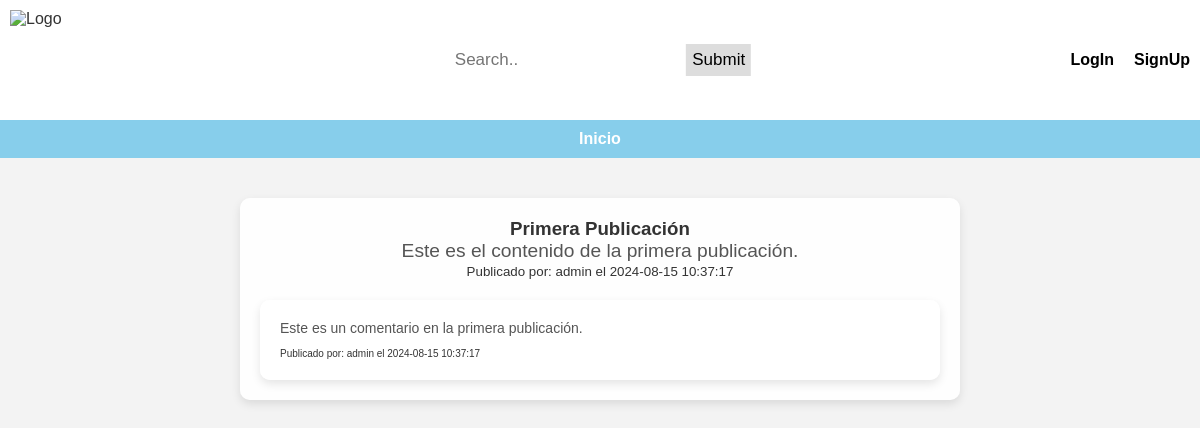
Screenshot of /publicacion.php?id=1 with the database file from the repository.
### tables this page shows
CREATE TABLE publicaciones (
    id INT(11) NOT NULL,
    usuario_id INT(11) NOT NULL,
    titulo VARCHAR(255) NOT NULL,
    contenido TEXT,
    imagen_url VARCHAR(255), 
    video_url VARCHAR(255), 
    fecha_creacion DATETIME NOT NULL
);

CREATE TABLE `usuarios` (
  `id` int(11) NOT NULL,
  `username` varchar(50) NOT NULL,
  `password` varchar(255) NOT NULL,
  `fecha_registro` timestamp NOT NULL DEFAULT current_timestamp(),
  `foto_perfil` varchar(255) DEFAULT NULL,
  `rol_id` int(11) DEFAULT NULL
);

CREATE TABLE `comentarios` (
  `id` int(11) NOT NULL,
  `publicacion_id` int(11) NOT NULL,
  `usuario_id` int(11) NOT NULL,
  `contenido` text NOT NULL,
  `fecha_comentario` timestamp NOT NULL DEFAULT current_timestamp()
);

### publicacion.php (the view, shortened to what this page needs)
<!DOCTYPE html>
<html lang="es">
<head>
    <link rel="stylesheet" href="css/styles.css">
</head>
<body>
    <?php include_once('template/header.php'); ?>
    <main>
        <section>
            <?php
                if(isset($_GET['id'])){
                    include('inc/conexion.php');
                    $query = "SELECT *, username as usuario FROM publicaciones INNER JOIN usuarios ON publicaciones.usuario_id = usuarios.id WHERE publicaciones.id = " . $_GET['id'];
                    $result = mysqli_query($conn, $query);
                    if(empty($result) || mysqli_num_rows($result) == 0) {
                        echo "<p>No hay publicaciones disponibles.</p>";
                    }else{
                        $row = mysqli_fetch_assoc($result);
                        ?>
                        <div class="post">
                            <h3><?php echo htmlspecialchars($row['titulo']); ?></h3>
                            <p><?php echo htmlspecialchars($row['contenido']); ?></p>
                            <small>Publicado por: <?php echo htmlspecialchars($row['usuario']); ?> el <?php echo htmlspecialchars($row['fecha_creacion']); ?></small>
                        </div>
                        <?php
                        include('comentario.php');
                    }
                }else{
                    echo "<p>No hay publicaciones disponibles.</p>";
                }
            ?>
        </section>
    </main>
</body>

### template/header.php (shortened to what this page needs)
<nav class="main-nav">
    <img src="https://1000logos.net/wp-content/uploads/2023/01/Myspace-Logo-2004.png" alt="Logo">
    <ul>
        <?php if (isset($_SESSION['username'])): ?>
            <li><a href="perfil.php">Perfil</a></li>
            <li><a href="logout.php">Logout</a></li>
        <?php else: ?>
            <li><a href="login.php">LogIn</a></li>
            <li><a href="registro.php">SignUp</a></li>
        <?php endif; ?>
    </ul>
    <div class="search-container">
        <form method="GET" action="/buscador.php">
            <input type="text" placeholder="Search.." name="search">
            <button type="submit">Submit</button>
        </form>
    </div>
</nav>
<header>
    <nav class="navbar">
        <ul>
            <li><a href="index.php">Inicio</a></li>
        </ul>
    </nav>
</header>

### comentario.php (shortened to what this page needs)
<div class="comments">
    <?php
    $query = "SELECT * FROM comentarios INNER JOIN usuarios ON comentarios.usuario_id = usuarios.id WHERE publicacion_id = " . $_GET['id']." ORDER BY fecha_comentario DESC";
    $result = mysqli_query($conn, $query);
    if(empty($result) || mysqli_num_rows($result) == 0) {
        echo "<p>No hay comentarios disponibles.</p>";
    }else{
        while ($row = mysqli_fetch_assoc($result)):
        ?>
            <div class="comment">
                <p><?php echo htmlspecialchars($row['contenido']); ?></p>
                <small>Publicado por: <?php echo htmlspecialchars($row['username']); ?> el <?php echo htmlspecialchars($row['fecha_comentario']); ?></small>
            </div>
        <?php endwhile;
    } ?>
</div>

### css/styles.css (style rules this page uses)
* { margin: 0; padding: 0; box-sizing: border-box; }
body { font-family: 'Arial', sans-serif; background-color: #f3f3f3; color: #333; background-image: url('https://img.freepik.com/foto-gratis/fondo-pared-estudio-textura-hormigon-azul-grunge-vintage-vineta_1258-28389.jpg'); background-repeat: no-repeat; background-attachment: fixed; background-size: cover; }
.navbar { background-color: skyblue; color: #fff; padding: 10px 20px; }
.navbar ul { list-style-type: none; display: flex; justify-content: space-around; }
.navbar ul li a { text-decoration: none; color: #fff; font-weight: bold; }
.main-nav { display: flex; align-items: center; background-color: white; padding: 10px; position: relative; }
.main-nav img { width: auto; height: 100px; margin-right: 20px; }
.main-nav .search-container { position: absolute; left: 50%; transform: translateX(-50%); display: flex; align-items: center; }
.main-nav input[type=text] { padding: 6px; font-size: 17px; border: none; }
.main-nav .search-container button { padding: 6px; background: #ddd; font-size: 17px; border: none; cursor: pointer; }
.main-nav ul { list-style-type: none; display: flex; margin-left: auto; }
.main-nav ul li { margin-left: 20px; }
.main-nav ul li a { text-decoration: none; color: black; font-weight: bold; }
main { padding: 20px; background-color: rgba(255, 255, 255, 0.9); border-radius: 10px; width: 60%; margin: 40px auto; box-shadow: 0 4px 10px rgba(0, 0, 0, 0.1); text-align: center; }
p { font-size: 1.2rem; color: #555; }
.comments { margin-top: 20px; text-align: left; padding: 20px; background-color: rgba(255, 255, 255, 0.9); border-radius: 10px; box-shadow: 0 4px 10px rgba(0, 0, 0, 0.1); font-size: 12px; }
.comments .comment p { font-size: 14px; margin-bottom: 10px; }

### rows the page displays
publicaciones: titulo "Primera Publicación", contenido "Este es el contenido de la primera publicación.", usuario.username "admin", fecha_creacion "2024-08-15 10:37:17"
comentarios: contenido "Este es un comentario en la primera publicación.", usuario.username "admin", fecha_comentario "2024-08-15 10:37:17"
